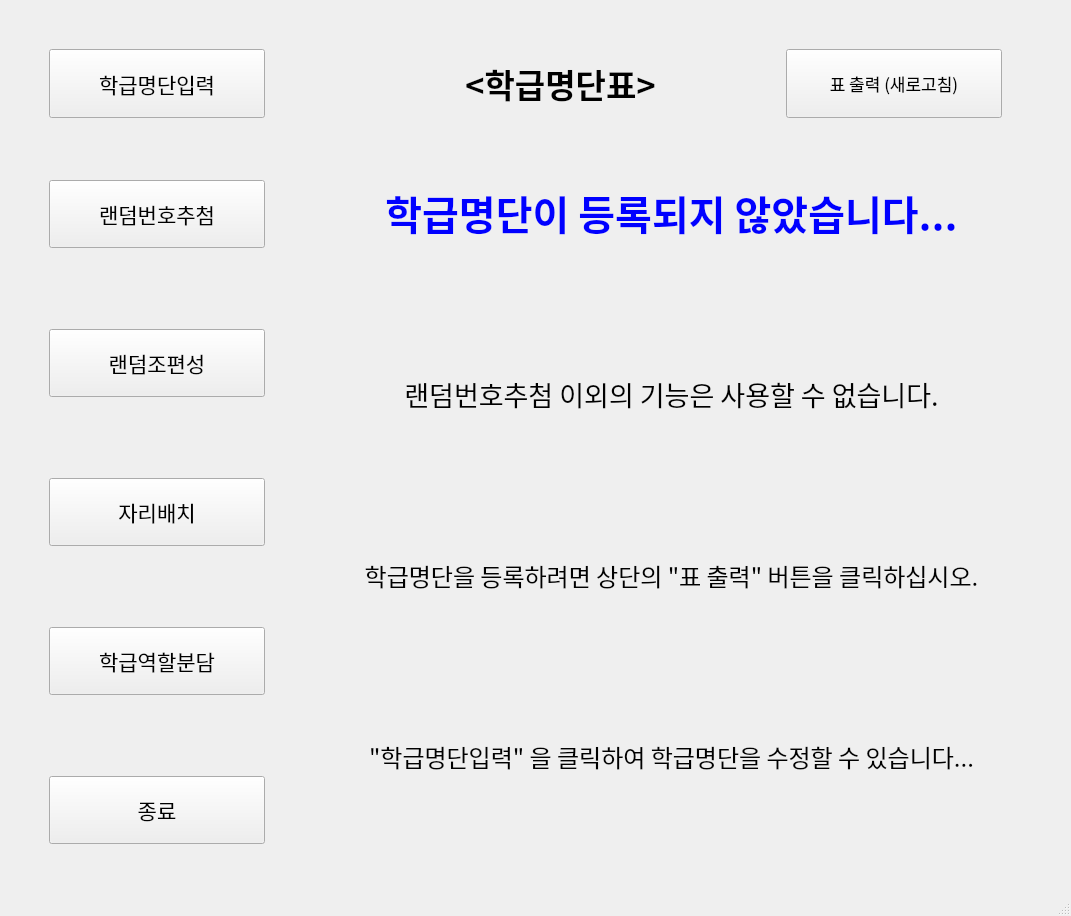
<?xml version="1.0" encoding="UTF-8"?>
<ui version="4.0">
 <class>MainWindow</class>
 <widget class="QMainWindow" name="MainWindow">
  <property name="geometry">
   <rect>
    <x>0</x>
    <y>0</y>
    <width>1071</width>
    <height>916</height>
   </rect>
  </property>
  <property name="font">
   <font>
    <family>맑은 고딕</family>
    <pointsize>10</pointsize>
   </font>
  </property>
  <property name="windowTitle">
   <string>학급랜덤추첨기 - 메인화면 (No Data)</string>
  </property>
  <property name="windowFilePath">
   <string/>
  </property>
  <widget class="QWidget" name="centralwidget">
   <layout class="QGridLayout" name="gridLayout_2">
    <item row="4" column="0">
     <layout class="QGridLayout" name="gridLayout">
      <item row="1" column="3" colspan="2">
       <widget class="QLabel" name="MemberList_Label">
        <property name="font">
         <font>
          <family>나눔스퀘어라운드 Bold</family>
          <pointsize>25</pointsize>
          <weight>75</weight>
          <bold>true</bold>
         </font>
        </property>
        <property name="text">
         <string>&lt;학급명단표&gt;</string>
        </property>
        <property name="alignment">
         <set>Qt::AlignCenter</set>
        </property>
        <property name="margin">
         <number>0</number>
        </property>
       </widget>
      </item>
      <item row="1" column="5">
       <widget class="QPushButton" name="Refresh_Btn">
        <property name="sizePolicy">
         <sizepolicy hsizetype="Minimum" vsizetype="Minimum">
          <horstretch>0</horstretch>
          <verstretch>0</verstretch>
         </sizepolicy>
        </property>
        <property name="font">
         <font>
          <family>나눔스퀘어라운드 Regular</family>
          <pointsize>13</pointsize>
         </font>
        </property>
        <property name="text">
         <string>표 출력 (새로고침)</string>
        </property>
       </widget>
      </item>
      <item row="3" column="1">
       <widget class="QPushButton" name="RandomNum_Btn">
        <property name="sizePolicy">
         <sizepolicy hsizetype="Minimum" vsizetype="Minimum">
          <horstretch>0</horstretch>
          <verstretch>0</verstretch>
         </sizepolicy>
        </property>
        <property name="font">
         <font>
          <family>나눔스퀘어라운드 Regular</family>
          <pointsize>16</pointsize>
         </font>
        </property>
        <property name="text">
         <string>랜덤번호추첨</string>
        </property>
       </widget>
      </item>
      <item row="1" column="0">
       <spacer name="horizontalSpacer">
        <property name="orientation">
         <enum>Qt::Horizontal</enum>
        </property>
        <property name="sizeType">
         <enum>QSizePolicy::Fixed</enum>
        </property>
        <property name="sizeHint" stdset="0">
         <size>
          <width>40</width>
          <height>20</height>
         </size>
        </property>
       </spacer>
      </item>
      <item row="0" column="4">
       <spacer name="horizontalSpacer_4">
        <property name="orientation">
         <enum>Qt::Horizontal</enum>
        </property>
        <property name="sizeType">
         <enum>QSizePolicy::Minimum</enum>
        </property>
        <property name="sizeHint" stdset="0">
         <size>
          <width>40</width>
          <height>20</height>
         </size>
        </property>
       </spacer>
      </item>
      <item row="12" column="0">
       <spacer name="verticalSpacer">
        <property name="orientation">
         <enum>Qt::Vertical</enum>
        </property>
        <property name="sizeType">
         <enum>QSizePolicy::Minimum</enum>
        </property>
        <property name="sizeHint" stdset="0">
         <size>
          <width>20</width>
          <height>40</height>
         </size>
        </property>
       </spacer>
      </item>
      <item row="8" column="0">
       <spacer name="verticalSpacer_6">
        <property name="orientation">
         <enum>Qt::Vertical</enum>
        </property>
        <property name="sizeType">
         <enum>QSizePolicy::Minimum</enum>
        </property>
        <property name="sizeHint" stdset="0">
         <size>
          <width>20</width>
          <height>40</height>
         </size>
        </property>
       </spacer>
      </item>
      <item row="9" column="1">
       <widget class="QPushButton" name="ClassWork_Btn">
        <property name="sizePolicy">
         <sizepolicy hsizetype="Minimum" vsizetype="Minimum">
          <horstretch>0</horstretch>
          <verstretch>0</verstretch>
         </sizepolicy>
        </property>
        <property name="font">
         <font>
          <family>나눔스퀘어라운드 Regular</family>
          <pointsize>16</pointsize>
         </font>
        </property>
        <property name="text">
         <string>학급역할분담</string>
        </property>
       </widget>
      </item>
      <item row="7" column="1">
       <widget class="QPushButton" name="PositionSet_Btn">
        <property name="sizePolicy">
         <sizepolicy hsizetype="Minimum" vsizetype="Minimum">
          <horstretch>0</horstretch>
          <verstretch>0</verstretch>
         </sizepolicy>
        </property>
        <property name="font">
         <font>
          <family>나눔스퀘어라운드 Regular</family>
          <pointsize>16</pointsize>
         </font>
        </property>
        <property name="text">
         <string>자리배치</string>
        </property>
       </widget>
      </item>
      <item row="4" column="0">
       <spacer name="verticalSpacer_4">
        <property name="orientation">
         <enum>Qt::Vertical</enum>
        </property>
        <property name="sizeType">
         <enum>QSizePolicy::Minimum</enum>
        </property>
        <property name="sizeHint" stdset="0">
         <size>
          <width>20</width>
          <height>50</height>
         </size>
        </property>
       </spacer>
      </item>
      <item row="1" column="1">
       <widget class="QPushButton" name="RegisMember_Btn">
        <property name="sizePolicy">
         <sizepolicy hsizetype="Minimum" vsizetype="Minimum">
          <horstretch>0</horstretch>
          <verstretch>0</verstretch>
         </sizepolicy>
        </property>
        <property name="font">
         <font>
          <family>나눔스퀘어라운드 Regular</family>
          <pointsize>16</pointsize>
         </font>
        </property>
        <property name="text">
         <string>학급명단입력</string>
        </property>
       </widget>
      </item>
      <item row="0" column="3">
       <spacer name="horizontalSpacer_7">
        <property name="orientation">
         <enum>Qt::Horizontal</enum>
        </property>
        <property name="sizeType">
         <enum>QSizePolicy::Minimum</enum>
        </property>
        <property name="sizeHint" stdset="0">
         <size>
          <width>40</width>
          <height>20</height>
         </size>
        </property>
       </spacer>
      </item>
      <item row="10" column="0">
       <spacer name="verticalSpacer_7">
        <property name="orientation">
         <enum>Qt::Vertical</enum>
        </property>
        <property name="sizeType">
         <enum>QSizePolicy::Minimum</enum>
        </property>
        <property name="sizeHint" stdset="0">
         <size>
          <width>20</width>
          <height>40</height>
         </size>
        </property>
       </spacer>
      </item>
      <item row="0" column="2">
       <spacer name="horizontalSpacer_6">
        <property name="orientation">
         <enum>Qt::Horizontal</enum>
        </property>
        <property name="sizeType">
         <enum>QSizePolicy::Minimum</enum>
        </property>
        <property name="sizeHint" stdset="0">
         <size>
          <width>70</width>
          <height>20</height>
         </size>
        </property>
       </spacer>
      </item>
      <item row="5" column="1">
       <widget class="QPushButton" name="RandomGroup_Btn">
        <property name="sizePolicy">
         <sizepolicy hsizetype="Minimum" vsizetype="Minimum">
          <horstretch>0</horstretch>
          <verstretch>0</verstretch>
         </sizepolicy>
        </property>
        <property name="font">
         <font>
          <family>나눔스퀘어라운드 Regular</family>
          <pointsize>16</pointsize>
         </font>
        </property>
        <property name="text">
         <string>랜덤조편성</string>
        </property>
       </widget>
      </item>
      <item row="6" column="0">
       <spacer name="verticalSpacer_5">
        <property name="orientation">
         <enum>Qt::Vertical</enum>
        </property>
        <property name="sizeType">
         <enum>QSizePolicy::Minimum</enum>
        </property>
        <property name="sizeHint" stdset="0">
         <size>
          <width>20</width>
          <height>40</height>
         </size>
        </property>
       </spacer>
      </item>
      <item row="2" column="0">
       <spacer name="verticalSpacer_3">
        <property name="orientation">
         <enum>Qt::Vertical</enum>
        </property>
        <property name="sizeType">
         <enum>QSizePolicy::Fixed</enum>
        </property>
        <property name="sizeHint" stdset="0">
         <size>
          <width>20</width>
          <height>50</height>
         </size>
        </property>
       </spacer>
      </item>
      <item row="0" column="5">
       <spacer name="horizontalSpacer_8">
        <property name="orientation">
         <enum>Qt::Horizontal</enum>
        </property>
        <property name="sizeType">
         <enum>QSizePolicy::Minimum</enum>
        </property>
        <property name="sizeHint" stdset="0">
         <size>
          <width>40</width>
          <height>20</height>
         </size>
        </property>
       </spacer>
      </item>
      <item row="0" column="6">
       <spacer name="horizontalSpacer_5">
        <property name="orientation">
         <enum>Qt::Horizontal</enum>
        </property>
        <property name="sizeType">
         <enum>QSizePolicy::Fixed</enum>
        </property>
        <property name="sizeHint" stdset="0">
         <size>
          <width>60</width>
          <height>20</height>
         </size>
        </property>
       </spacer>
      </item>
      <item row="0" column="1">
       <spacer name="horizontalSpacer_3">
        <property name="orientation">
         <enum>Qt::Horizontal</enum>
        </property>
        <property name="sizeType">
         <enum>QSizePolicy::Minimum</enum>
        </property>
        <property name="sizeHint" stdset="0">
         <size>
          <width>150</width>
          <height>20</height>
         </size>
        </property>
       </spacer>
      </item>
      <item row="11" column="1">
       <widget class="QPushButton" name="Exit_Btn">
        <property name="sizePolicy">
         <sizepolicy hsizetype="Minimum" vsizetype="Minimum">
          <horstretch>0</horstretch>
          <verstretch>0</verstretch>
         </sizepolicy>
        </property>
        <property name="font">
         <font>
          <family>나눔스퀘어라운드 Regular</family>
          <pointsize>16</pointsize>
         </font>
        </property>
        <property name="text">
         <string>종료</string>
        </property>
       </widget>
      </item>
      <item row="0" column="0">
       <spacer name="verticalSpacer_2">
        <property name="orientation">
         <enum>Qt::Vertical</enum>
        </property>
        <property name="sizeType">
         <enum>QSizePolicy::Minimum</enum>
        </property>
        <property name="sizeHint" stdset="0">
         <size>
          <width>20</width>
          <height>40</height>
         </size>
        </property>
       </spacer>
      </item>
      <item row="2" column="3" rowspan="10" colspan="3">
       <layout class="QVBoxLayout" name="NoDataLayout">
        <item>
         <widget class="QLabel" name="label">
          <property name="palette">
           <palette>
            <active>
             <colorrole role="WindowText">
              <brush brushstyle="SolidPattern">
               <color alpha="255">
                <red>0</red>
                <green>0</green>
                <blue>255</blue>
               </color>
              </brush>
             </colorrole>
            </active>
            <inactive>
             <colorrole role="WindowText">
              <brush brushstyle="SolidPattern">
               <color alpha="255">
                <red>0</red>
                <green>0</green>
                <blue>255</blue>
               </color>
              </brush>
             </colorrole>
            </inactive>
            <disabled>
             <colorrole role="WindowText">
              <brush brushstyle="SolidPattern">
               <color alpha="255">
                <red>120</red>
                <green>120</green>
                <blue>120</blue>
               </color>
              </brush>
             </colorrole>
            </disabled>
           </palette>
          </property>
          <property name="font">
           <font>
            <family>나눔스퀘어라운드 Bold</family>
            <pointsize>30</pointsize>
            <weight>75</weight>
            <bold>true</bold>
           </font>
          </property>
          <property name="text">
           <string>학급명단이 등록되지 않았습니다...</string>
          </property>
          <property name="alignment">
           <set>Qt::AlignCenter</set>
          </property>
         </widget>
        </item>
        <item>
         <widget class="QLabel" name="label_3">
          <property name="font">
           <font>
            <family>나눔스퀘어라운드 Regular</family>
            <pointsize>20</pointsize>
           </font>
          </property>
          <property name="text">
           <string>랜덤번호추첨 이외의 기능은 사용할 수 없습니다.</string>
          </property>
          <property name="alignment">
           <set>Qt::AlignCenter</set>
          </property>
         </widget>
        </item>
        <item>
         <widget class="QLabel" name="label_4">
          <property name="font">
           <font>
            <family>나눔스퀘어라운드 Regular</family>
            <pointsize>18</pointsize>
           </font>
          </property>
          <property name="text">
           <string>학급명단을 등록하려면 상단의 &quot;표 출력&quot; 버튼을 클릭하십시오.</string>
          </property>
          <property name="alignment">
           <set>Qt::AlignCenter</set>
          </property>
         </widget>
        </item>
        <item>
         <widget class="QLabel" name="label_2">
          <property name="font">
           <font>
            <family>나눔스퀘어라운드 Regular</family>
            <pointsize>18</pointsize>
           </font>
          </property>
          <property name="text">
           <string>&quot;학급명단입력&quot; 을 클릭하여 학급명단을 수정할 수 있습니다...</string>
          </property>
          <property name="alignment">
           <set>Qt::AlignCenter</set>
          </property>
         </widget>
        </item>
       </layout>
      </item>
     </layout>
    </item>
   </layout>
  </widget>
  <widget class="QStatusBar" name="statusbar"/>
 </widget>
 <resources/>
 <connections/>
</ui>
